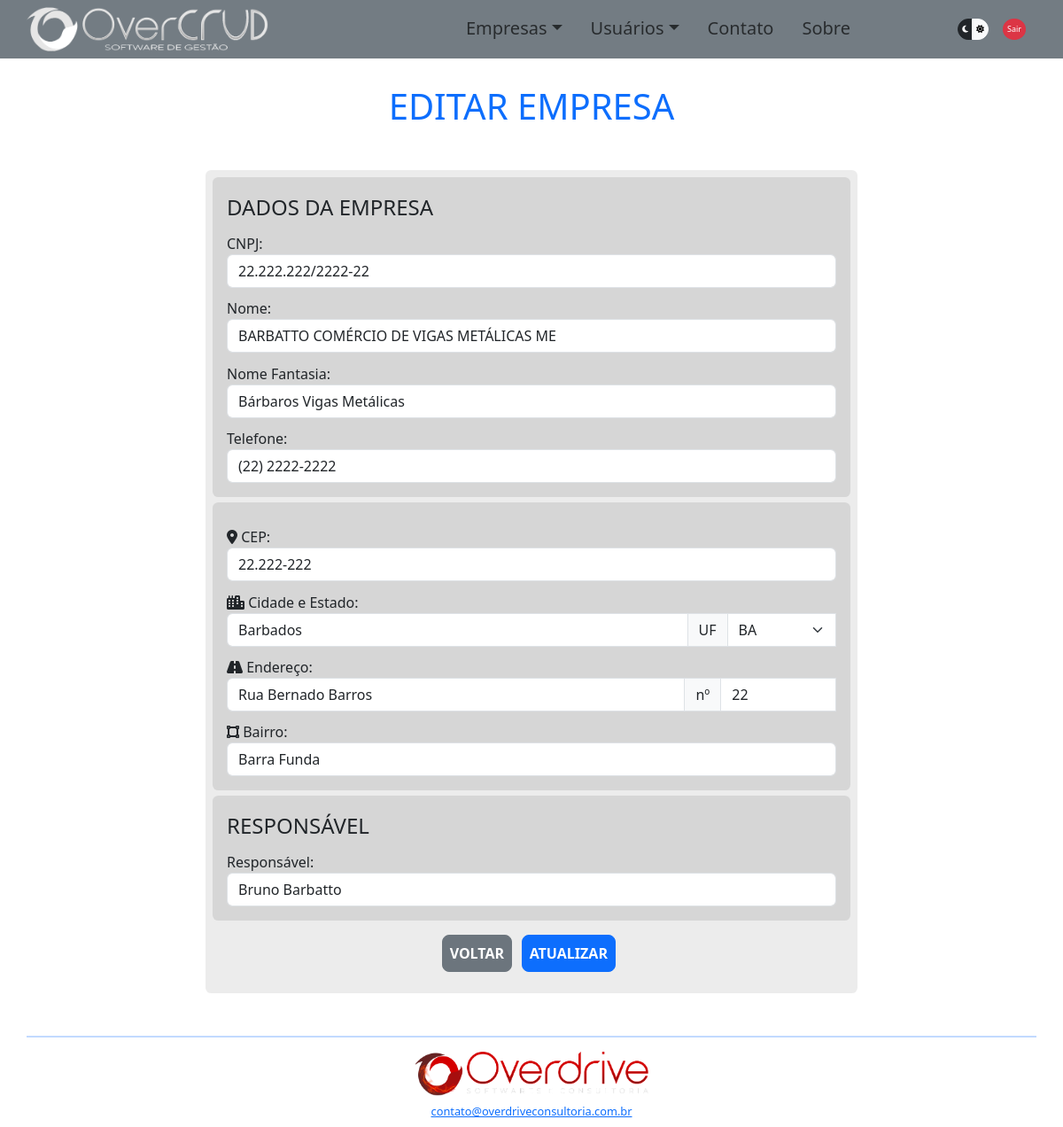
The app's page /overcrud/empeditar.php?idempresa=5 (signed in) with its own data.
### tables this page shows
CREATE TABLE `empresas` (
  `idempresa` int(11) NOT NULL AUTO_INCREMENT,
  `nome` varchar(64) DEFAULT NULL,
  `telefone` varchar(15) DEFAULT NULL,
  `fantasia` varchar(64) DEFAULT NULL,
  `cnpj` varchar(18) DEFAULT NULL,
  `responsavel` varchar(64) DEFAULT NULL,
  `cep` varchar(10) DEFAULT NULL,
  `cidade` varchar(32) NOT NULL,
  `estado` varchar(2) DEFAULT NULL,
  `logradouro` varchar(64) DEFAULT NULL,
  `numlogradouro` varchar(6) DEFAULT NULL,
  `bairro` varchar(32) NOT NULL,
  PRIMARY KEY (`idempresa`)
);

### overcrud/components/ConexaoBD.php (called while the page is built, shortened)
<?php
class ConexaoBD
{
    public static function conectarBD()
    {
        $db_name = 'phppdo';
        $db_host = 'localhost:3307';
        $db_user = 'root';
        $db_password = 'admin123';
        $pdo = new PDO("mysql:dbname=$db_name;host=$db_host", $db_user, $db_password);
        return $pdo;
}
};

### overcrud/empeditar.php (the view, shortened to what this page needs)
<?php
require_once './components/ConexaoBD.php';
$idempresa = $_GET['idempresa'];
$empresa = [];
?>
<!DOCTYPE html>
<html lang="pt-br" data-bs-theme="dark">
<head>
    <link href="https://cdn.jsdelivr.net/npm/bootstrap@5.3.3/dist/css/bootstrap.min.css" rel="stylesheet"
>
    <link rel="stylesheet" href="./css/style.css" />
</head>
<body>
    <div class="container">
        <div class="row" id="navbartop">
            <?php require_once './partials/navbartop.php' ?>
        </div>
        <div class="row d-flex justify-content-center mt-5" id="appBody">
            <h1 class="text-center text-primary display-6 my-5">EDITAR EMPRESA</h1>
                <?php
                if ($idempresa) {
                    $sqlConsulta = ConexaoBD::conectarBD()->prepare("SELECT * FROM empresas WHERE idempresa='$idempresa'");
                    $sqlConsulta->execute();
                    if ($sqlConsulta->rowCount() > 0) {
                        $empresa = $sqlConsulta->fetch(PDO::FETCH_ASSOC);
                    } else {
                        mensagemRetorno("Empresa não existe no Banco de Dados!", "danger");
                        BotaoVoltar('emplista.php', "secondary");
                    };
                } else {
                    mensagemRetorno("Empresa não encontrada (atributo inexistente)!", "danger");
                    BotaoVoltar('emplista.php', "secondary");
                };
                ?>
            <div class="col-6 col-md-8 <?php if ($sqlConsulta->rowCount() == 0) echo 'd-none'; ?>">
                <form class="needs-validation" action="./src/empeditar_action.php" method="POST" novalidate>
                    <fieldset>
                        <legend>DADOS DA EMPRESA</legend>
                        <div class="form-group">
                            <label for="cnpj" class="form-label">CNPJ:</label>
                            <input type="text" class="form-control" name="cnpj" id="cnpj" minlength="18" maxlength="18"
                                data-mask="00.000.000/0000-00" value="<?= $empresa['cnpj'] ?>" required>
                        </div>
                        <div class="form-group">
                            <label for="nome" class="form-label">Nome:</label>
                            <input type="text" class="form-control" name="nome" id="nome" minlength="1" maxlength="64"
                                value="<?= $empresa['nome'] ?>" required>
                        </div>
                        <div class="form-group">
                            <label for="fantasia" class="form-label">Nome Fantasia:</label>
                            <input type="text" class="form-control" name="fantasia" id="fantasia" minlength="1"
                                maxlength="64" value="<?= $empresa['fantasia'] ?>" required>
                        </div>
                        <div class="form-group">
                            <label for="telefone" class="form-label">Telefone:</label>
                            <input type="tel" class="form-control" name="telefone" id="telefone" minlength="14"
                                maxlength="15" data-mask="(00) 00000-0000" value="<?= $empresa['telefone'] ?>">
                        </div>
                    </fieldset>
                    <fieldset>
                        <div class="form-group">
                            <label for="cep" class="form-label"><i class="fa-solid fa-location-dot"></i>
                                CEP:</label>
                            <input type="text" class="form-control" name="cep" id="cep" minlength="10" maxlength="10"
                                data-mask="00.000-000" oninput="buscaCep()" value="<?= $empresa['cep'] ?>" required>
                        </div>
                        <div class="form-group">
                            <label for="cidadeestado" class="form-label"><i class="fa-solid fa-city"></i>
                                Cidade e Estado:</label>
                            <div class="input-group">
                                <input type="text" class="form-control" name="cidadeestado" id="cidadeestado"
                                    style="width: 65%;" minlength="1" maxlength="32" value="<?= $empresa['cidade'] ?>"
                                    required>
                                <span class="input-group-text">UF</span>
                                <select class="form-select" name="estadocidade" id="estadocidade"
                                    value="<?= $empresa['estado'] ?>" required>
                                    <option value="BA" <?= $empresa['estado'] == "BA" ? 'selected' : ''; ?>>BA</option>
                                </select>
                            </div>
                        </div>
                        <div class="form-group">
                            <label for="logradouro" class="form-label"><i class="fa-solid fa-road"></i>
                                Endereço:</label>
                            <div class="input-group">
                                <input type="text" class="form-control" name="logradouro" id="logradouro"
                                    style="width: 60%;" minlength="1" maxlength="64"
                                    value="<?= $empresa['logradouro'] ?>" required>
                                <span class="input-group-text">nº</span>
                                <input type="text" class="form-control" name="numlogradouro" id="numlogradouro"
                                    minlength="1" maxlength="6" value="<?= $empresa['numlogradouro'] ?>" required>
                            </div>
                        </div>
                        <div class="form-group">
                            <label for="bairro" class="form-label"><i class="fa-solid fa-vector-square"></i>
                                Bairro:</label>
                            <input type="text" class="form-control" name="bairro" id="bairro" minlength="1"
                                maxlength="32" value="<?= $empresa['bairro'] ?>" required>
                        </div>
                    </fieldset>
                    <fieldset>
                        <legend>RESPONSÁVEL</legend>
                        <div class="form-group">
                            <label for="responsavel" class="form-label">Responsável:</label>
                            <input type="text" class="form-control" name="responsavel" id="responsavel" minlength="1"
                                maxlength="64" value="<?= $empresa['responsavel'] ?>" required>
                        </div>
                    </fieldset>
                    <div class="form-group my-3 text-center">
                        <a href="emplista.php" class="btn btn-secondary loginbtn">VOLTAR</a>
                        <input type="submit" class="btn btn-primary loginbtn" value="ATUALIZAR">
                    </div>
                </form>
            </div>
            <?php require_once './partials/footer.php' ?>
        </div>
</body>
</html>

### overcrud/css/style.css (style rules this page uses)
body { min-width: 320px; }
form { background-color: rgba(128, 128, 128, 0.152); padding: 0.5rem; border-radius: 0.4rem; }
.loginbtn { border-radius: 0.5rem; padding: 0.5rem; font-weight: bold; margin-right: 0.4rem; }
.form-label { margin-top: 0.7rem; margin-bottom: 0; }
fieldset { margin-bottom: 0.4rem; background-color: rgba(128, 128, 128, 0.205); padding: 1rem; border-radius: 0.4rem; }
legend { margin: 0; font-size: 1.5rem; font-weight: lighter; }

### records on screen
empresas: cnpj "22.222.222/2222-22", nome "BARBATTO COMÉRCIO DE VIGAS METÁLICAS ME", fantasia "Bárbaros Vigas Metálicas", telefone "(22) 2222-2222", cep "22.222-222", cidadeestado "Barbados", estadocidade "BA", logradouro "Rua Bernado Barros", numlogradouro "22", bairro "Barra Funda", responsavel "Bruno Barbatto"
